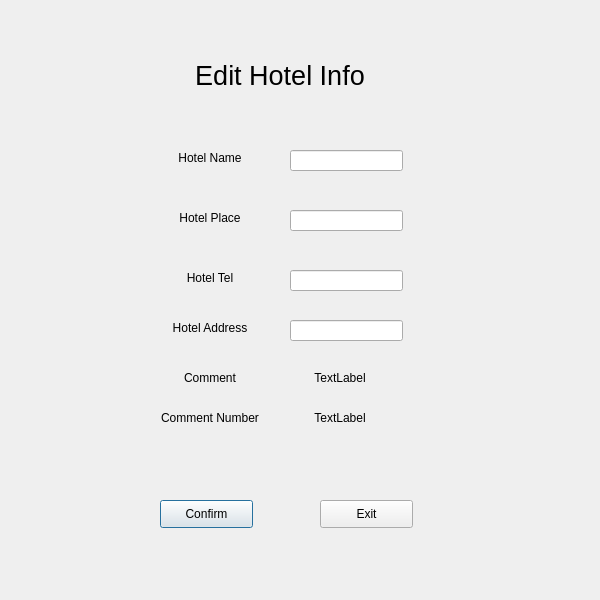
<?xml version="1.0" encoding="UTF-8"?>
<ui version="4.0">
 <class>HtlEditInfoPage</class>
 <widget class="QDialog" name="HtlEditInfoPage">
  <property name="geometry">
   <rect>
    <x>0</x>
    <y>0</y>
    <width>600</width>
    <height>600</height>
   </rect>
  </property>
  <property name="windowTitle">
   <string>Dialog</string>
  </property>
  <widget class="QLabel" name="NameLabel">
   <property name="geometry">
    <rect>
     <x>150</x>
     <y>150</y>
     <width>120</width>
     <height>15</height>
    </rect>
   </property>
   <property name="text">
    <string>Hotel Name</string>
   </property>
   <property name="alignment">
    <set>Qt::AlignCenter</set>
   </property>
  </widget>
  <widget class="QLabel" name="label_top">
   <property name="geometry">
    <rect>
     <x>130</x>
     <y>50</y>
     <width>300</width>
     <height>50</height>
    </rect>
   </property>
   <property name="font">
    <font>
     <pointsize>20</pointsize>
    </font>
   </property>
   <property name="text">
    <string>Edit Hotel Info</string>
   </property>
   <property name="alignment">
    <set>Qt::AlignCenter</set>
   </property>
  </widget>
  <widget class="QLabel" name="PlaceLabel">
   <property name="geometry">
    <rect>
     <x>150</x>
     <y>210</y>
     <width>120</width>
     <height>15</height>
    </rect>
   </property>
   <property name="text">
    <string>Hotel Place</string>
   </property>
   <property name="alignment">
    <set>Qt::AlignCenter</set>
   </property>
  </widget>
  <widget class="QLineEdit" name="NameLineEdit">
   <property name="geometry">
    <rect>
     <x>290</x>
     <y>150</y>
     <width>113</width>
     <height>21</height>
    </rect>
   </property>
  </widget>
  <widget class="QLineEdit" name="PlaceLineEdit">
   <property name="geometry">
    <rect>
     <x>290</x>
     <y>210</y>
     <width>113</width>
     <height>21</height>
    </rect>
   </property>
  </widget>
  <widget class="QLabel" name="TelLabel">
   <property name="geometry">
    <rect>
     <x>150</x>
     <y>270</y>
     <width>120</width>
     <height>15</height>
    </rect>
   </property>
   <property name="text">
    <string>Hotel Tel</string>
   </property>
   <property name="alignment">
    <set>Qt::AlignCenter</set>
   </property>
  </widget>
  <widget class="QLineEdit" name="TelLineEdit">
   <property name="geometry">
    <rect>
     <x>290</x>
     <y>270</y>
     <width>113</width>
     <height>21</height>
    </rect>
   </property>
  </widget>
  <widget class="QLabel" name="AddrLabel">
   <property name="geometry">
    <rect>
     <x>150</x>
     <y>320</y>
     <width>120</width>
     <height>15</height>
    </rect>
   </property>
   <property name="text">
    <string>Hotel Address</string>
   </property>
   <property name="alignment">
    <set>Qt::AlignCenter</set>
   </property>
  </widget>
  <widget class="QLineEdit" name="AddrLineEdit">
   <property name="geometry">
    <rect>
     <x>290</x>
     <y>320</y>
     <width>113</width>
     <height>21</height>
    </rect>
   </property>
  </widget>
  <widget class="QLabel" name="CommentLabel">
   <property name="geometry">
    <rect>
     <x>150</x>
     <y>370</y>
     <width>120</width>
     <height>15</height>
    </rect>
   </property>
   <property name="text">
    <string>Comment</string>
   </property>
   <property name="alignment">
    <set>Qt::AlignCenter</set>
   </property>
  </widget>
  <widget class="QLabel" name="d_CommentLabel">
   <property name="geometry">
    <rect>
     <x>280</x>
     <y>370</y>
     <width>120</width>
     <height>15</height>
    </rect>
   </property>
   <property name="text">
    <string>TextLabel</string>
   </property>
   <property name="alignment">
    <set>Qt::AlignCenter</set>
   </property>
  </widget>
  <widget class="QLabel" name="CommentNumLabel">
   <property name="geometry">
    <rect>
     <x>150</x>
     <y>410</y>
     <width>120</width>
     <height>15</height>
    </rect>
   </property>
   <property name="text">
    <string>Comment Number</string>
   </property>
   <property name="alignment">
    <set>Qt::AlignCenter</set>
   </property>
  </widget>
  <widget class="QLabel" name="d_CommentNumLabel">
   <property name="geometry">
    <rect>
     <x>280</x>
     <y>410</y>
     <width>120</width>
     <height>15</height>
    </rect>
   </property>
   <property name="text">
    <string>TextLabel</string>
   </property>
   <property name="alignment">
    <set>Qt::AlignCenter</set>
   </property>
  </widget>
  <widget class="QPushButton" name="ConfirmBtn">
   <property name="geometry">
    <rect>
     <x>160</x>
     <y>500</y>
     <width>93</width>
     <height>28</height>
    </rect>
   </property>
   <property name="text">
    <string>Confirm</string>
   </property>
  </widget>
  <widget class="QPushButton" name="ExitBtn">
   <property name="geometry">
    <rect>
     <x>320</x>
     <y>500</y>
     <width>93</width>
     <height>28</height>
    </rect>
   </property>
   <property name="text">
    <string>Exit</string>
   </property>
  </widget>
 </widget>
 <resources/>
 <connections/>
</ui>
